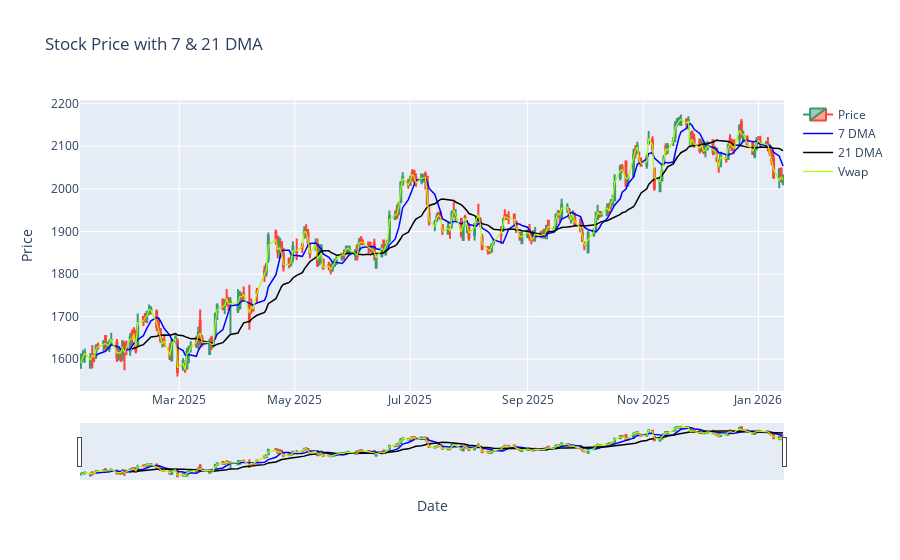

The code cell stored with this chart in its notebook:
### Code cell
# Assuming 'company_trade_data_df' is your DataFrame and it is sorted by Date.
# 1. CALCULATE THE MOVING AVERAGES
# We use the 'rolling' window function on the Close price.


# 2. CREATE THE BASE CANDLESTICK CHART
fig_company = go.Figure(data=[go.Candlestick(
    x=company_trade_data_df['Date'],
    open=company_trade_data_df['Open'],
    high=company_trade_data_df['High'],
    low=company_trade_data_df['Low'],
    close=company_trade_data_df['Close'],
    name="Price" # Legend name
)])

# 3. ADD THE 7 DMA LINE (Standard Color: Blue or Green)
fig_company.add_trace(go.Scatter(
    x=company_trade_data_df['Date'],
    y=company_trade_data_df['7_DMA'],
    mode='lines',
    name='7 DMA',
    line=dict(color='blue', width=1.5)
))

# 4. ADD THE 21 DMA LINE (Standard Color: Red or Black)
fig_company.add_trace(go.Scatter(
    x=company_trade_data_df['Date'],
    y=company_trade_data_df['21_DMA'],
    mode='lines',
    name='21 DMA',
    line=dict(color='black', width=1.5)
))

# 5. ADD THE VWAP Line
fig_company.add_trace(
    go.Scatter(
        x=company_trade_data_df['Date'], 
        y=company_trade_data_df['VWAP'], 
        mode='lines',
        name="Vwap",
        line=dict(color="#A6FF00", width=1.2)
    )
)

# Optional: Clean up the layout for better analysis
fig_company.update_layout(
    title="Stock Price with 7 & 21 DMA",
    xaxis_title="Date",
    yaxis_title="Price",
    xaxis_rangeslider_visible=True # Often cleaner without the bottom slider
)

# Display in Streamlit
# st.plotly_chart(fig_company, use_container_width=True)

### Figure 1 — Plotly figure (JSON) as saved in the notebook; plotly's stock layout.template omitted (floating-point values rounded to 4 significant figures; data arrays with more than 128 entries replaced by an {"elided": "..."} marker saying what was removed)
{"data": [{"close": {"elided": "254 float values"}, "high": {"elided": "254 float values"}, "low": {"elided": "254 float values"}, "name": "Price", "open": {"elided": "254 float values"}, "type": "candlestick", "x": {"elided": "254 str values"}}, {"line": {"color": "blue", "width": 1.5}, "mode": "lines", "name": "7 DMA", "type": "scatter", "x": {"elided": "254 str values"}, "y": {"elided": "254 float values"}}, {"line": {"color": "black", "width": 1.5}, "mode": "lines", "name": "21 DMA", "type": "scatter", "x": {"elided": "254 str values"}, "y": {"elided": "254 float values"}}, {"line": {"color": "#A6FF00", "width": 1.2}, "mode": "lines", "name": "Vwap", "type": "scatter", "x": {"elided": "254 str values"}, "y": {"elided": "254 float values"}}], "layout": {"title": {"text": "Stock Price with 7 & 21 DMA"}, "xaxis": {"rangeslider": {"visible": true}, "title": {"text": "Date"}}, "yaxis": {"title": {"text": "Price"}}}}
